Frame 1 (no input): blank canvas, image omitted
Frame 60 (no input): blank canvas, image omitted
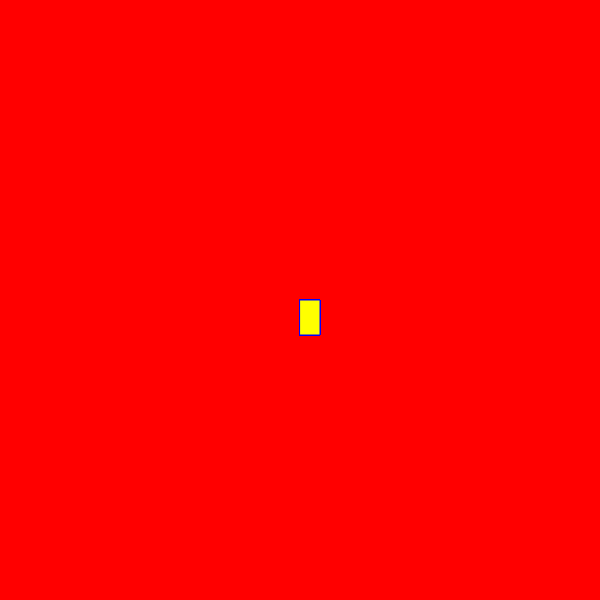
Frame 120 (the mouse pressed at the canvas centre since frame 60)

The p5.js sketch whose frames 1 and 60 were blank and that drew this single picture after the mouse press (run headless with seeded random() and noise() and a simulated clock; from frame 60 on, the mouse is pressed at the canvas centre):

// p5.js sketch
// ── sketch.js
function setup() {
  createCanvas(600, 600);
  background("red");
}

function draw() {
  stroke("blue");
  fill("yellow");

  // console.log(mouseIsPressed);

  if (mouseIsPressed) {
    rect(mouseX, mouseY, 20, 35);
  }
}
